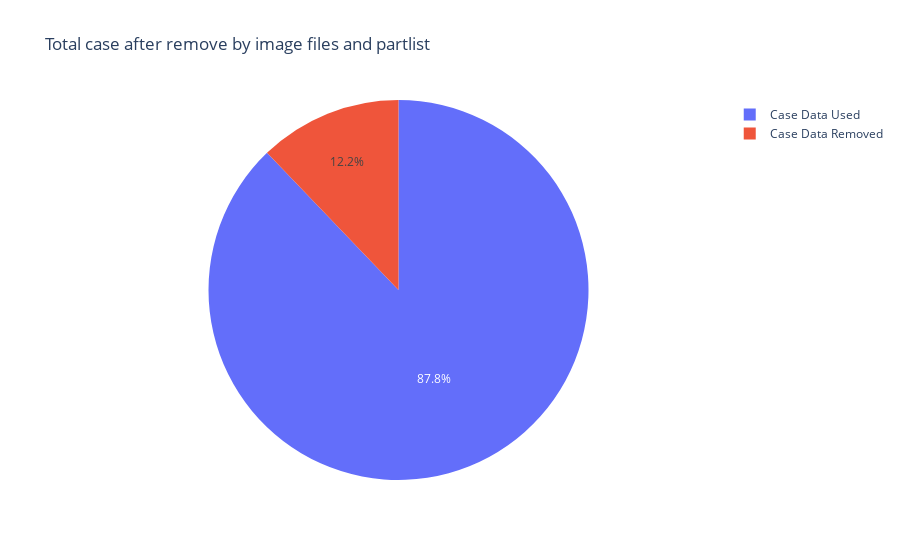

The cell this chart's notebook holds for it:
### Code cell
totalRemoved = totalScopeFilterByFilesAndPart - len(targetCaseDf) 
totalRemoved


fig = go.Figure(data=[go.Pie(labels=["Case Data Used", 
                                     "Case Data Removed",
                                     ], \
                             values=[len(targetCaseDf), totalRemoved])])
fig.update_layout(title="Total case after remove by image files and partlist")

fig.show()

### Figure 1 — Plotly figure (JSON) as saved in the notebook; plotly's stock layout.template omitted (floating-point values rounded to 4 significant figures)
{"data": [{"labels": ["Case Data Used", "Case Data Removed"], "type": "pie", "values": [598126, 82840]}], "layout": {"title": {"text": "Total case after remove by image files and partlist"}}}
